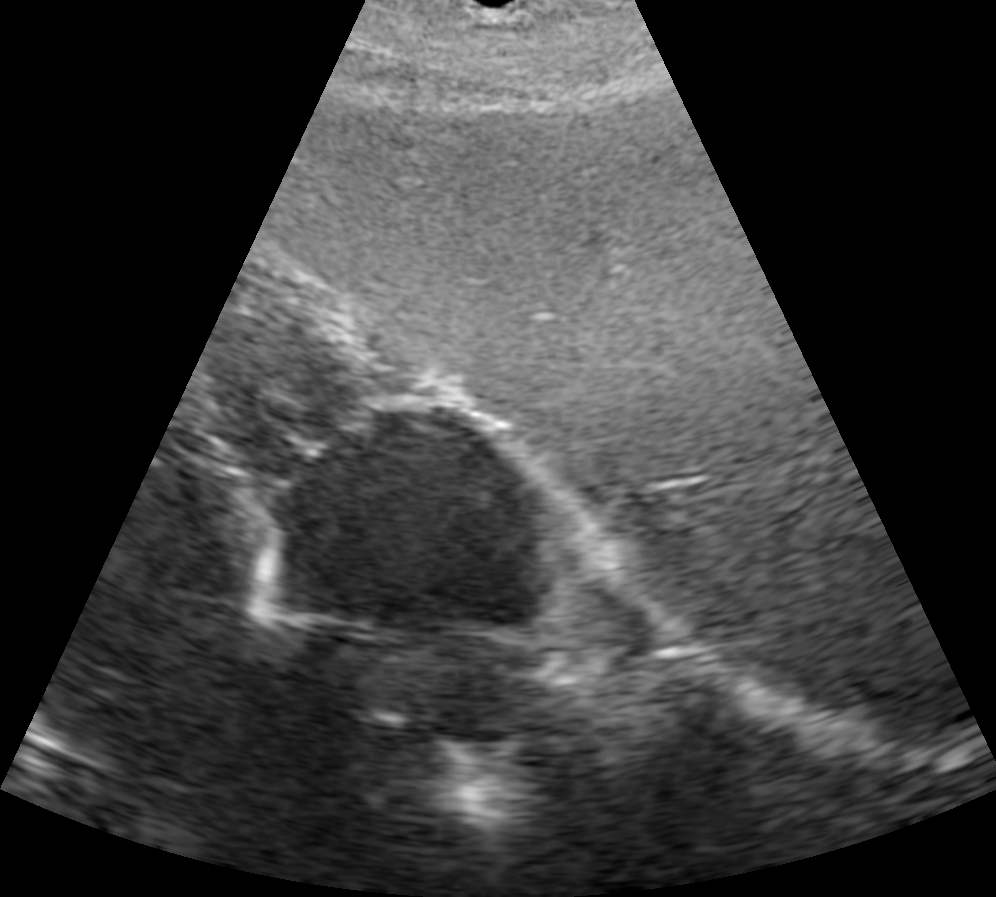
#> input picture examples/228.png, 996 x 897 px
$ python cluster.py
#> lines starting #> are read from the running program, lines starting #| are printed output that depends on the picture
#> further down, img is the input picture: shape (897, 996, 3); min 0, max 255, mean 56.8
### util.py
import matplotlib.pyplot as plt


def im_show(im1, im2, title):
    """
    Display two image in a figure

    :param im1: first image
    :param im2: second image
    :param title: Window name
    @author:Amit
    """
    fig, axes = plt.subplots(1, 2)
    axes[0].imshow(im1, cmap='gray')
    axes[1].imshow(im2, cmap='gray')
    fig.canvas.manager.set_window_title(title)
    fig.suptitle(title)
    plt.show()

### cluster.py
import cv2 as cv
import numpy as np
import util


def k_means_cluster(process, k, c_iter, show=False, chose=-1):
    """
    k means clustering algorithm

    :param process:  image to cluster
    :param k: number of clusters
    :param c_iter: number of iteration for the clustering algorithm
    :param show: True == show a figure with clustered image and original image
    :param chose: cluster to disable (will show as black)
    :return: clustered image
    @author:Amit
    """
#> called with k = 3, c_iter = 20, show = True, chose = -1
    Z = process.reshape((-1, 3))
    # convert to np.float32
    Z = np.float32(Z)
    # define criteria, number of clusters(K) and apply kmeans()
    criteria = (cv.TERM_CRITERIA_EPS + cv.TERM_CRITERIA_MAX_ITER, c_iter, 1.0)  # `( type, max_iter, epsilon )`
    ret, label, center = cv.kmeans(Z, k, None, criteria, c_iter, cv.KMEANS_RANDOM_CENTERS)
#> ret = 648966373.4; center = [[129.4, 129.4, 129.4], [55.82, 55.82, 55.82], [2.18, 2.18, 2.18]]
    labels = label.flatten()
    # Now convert back into uint8, and make original image
    center = np.uint8(center)
#> center = [[129, 129, 129], [55, 55, 55], [2, 2, 2]]
    res = center[label.flatten()]
    res2 = res.reshape((process.shape))
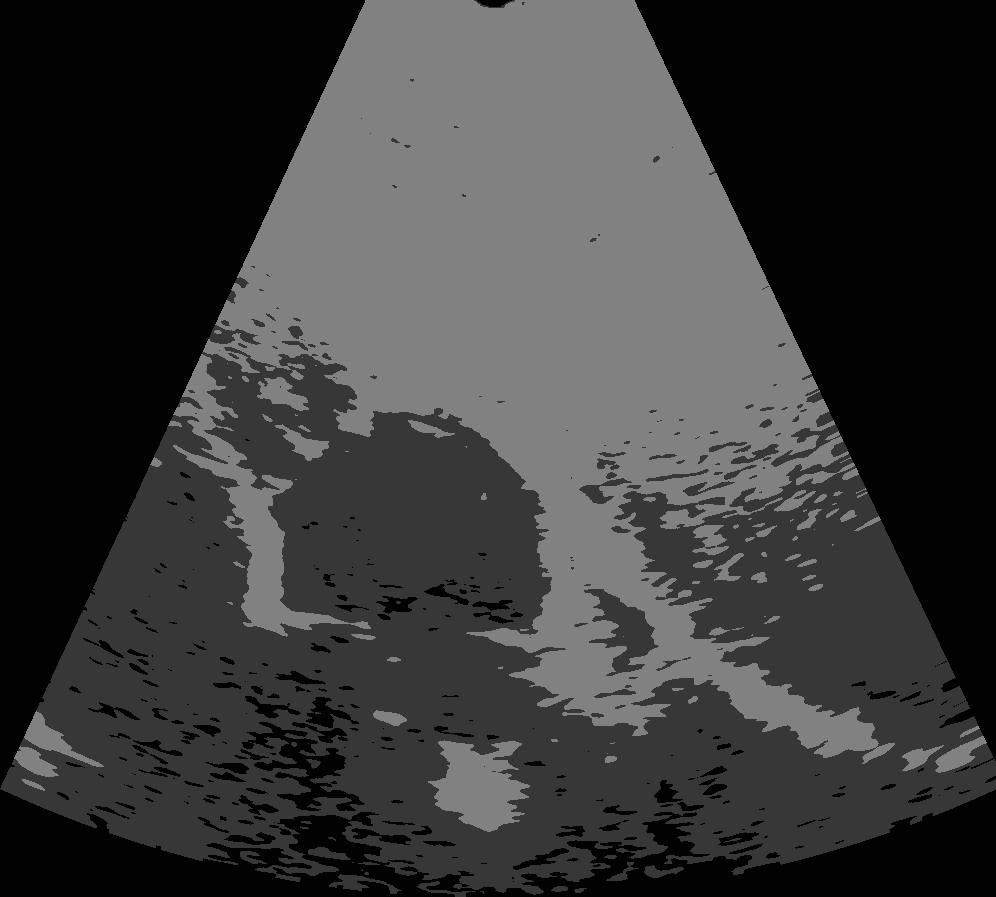
#> res2: shape (897, 996, 3); min 2, max 129, mean 56.3

    # disable only the cluster number 2 (turn the pixel into black)
    masked_image = np.copy(res2)
    # convert to the shape of a vector of pixel values
    masked_image = masked_image.reshape((-1, 3))
    # color (i.e cluster) to disable
    if chose != -1:
        masked_image[labels == chose] = [0, 0, 0]
    # convert back to original shape
    masked_image = masked_image.reshape(res2.shape)
    if show:
        util.im_show(process, masked_image, "k means cluster")
#> in im_show, `plt.show()`:
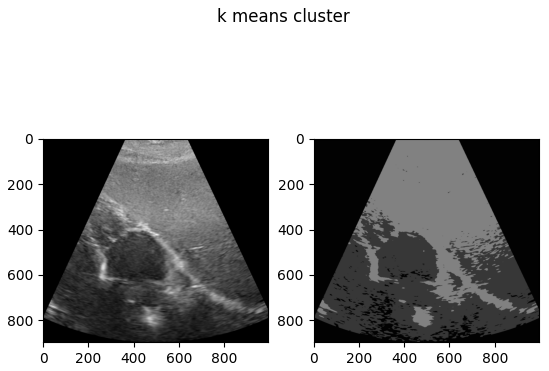
#> figure drawn by matplotlib, 2 panels
    return masked_image


if __name__ == "__main__":
    img = cv.imread('examples/228.png')
    k_means_cluster(img, 3, 20, show=True)

$ run again, with examples/336.png copied over examples/228.png
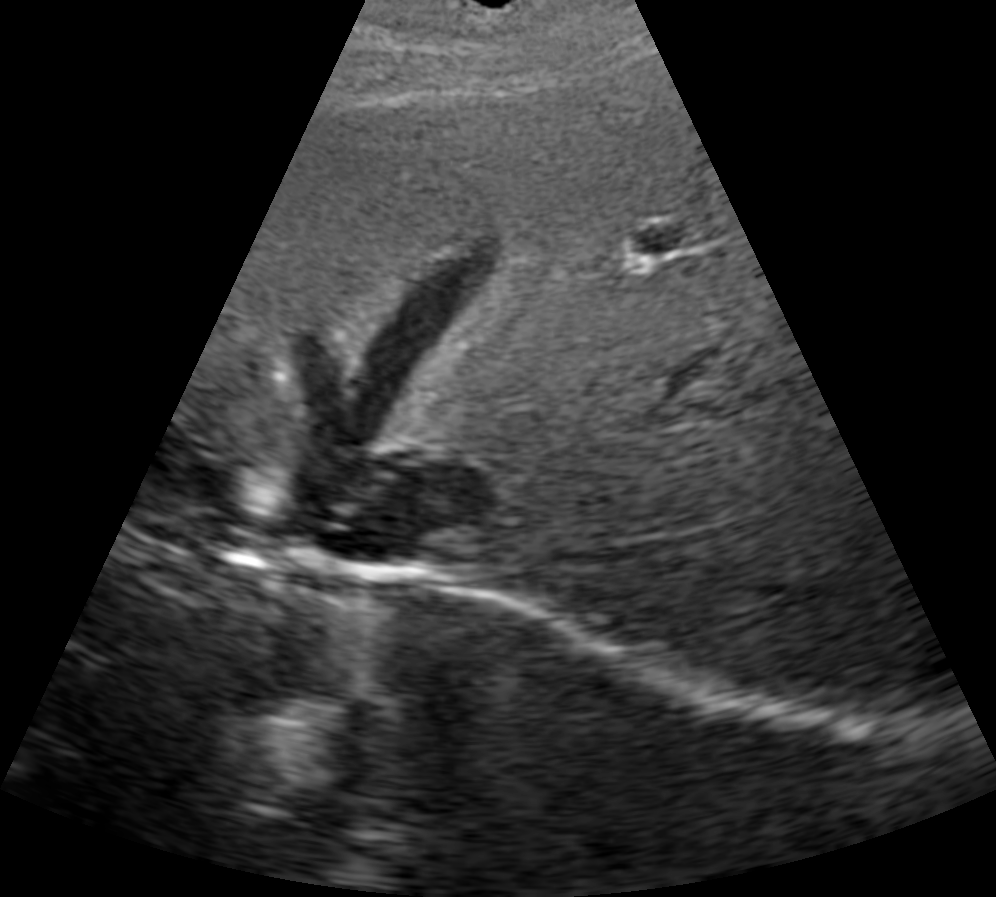
#> input picture examples/336.png, 996 x 897 px
#> img is the input picture: shape (897, 996, 3); min 0, max 255, mean 42.2
#> in k_means_cluster, `ret, label, center = cv.kmeans(Z, k, None, criteria, c_iter, cv.KMEANS..`: ret = 500810765.9; center = [[45.61, 45.61, 45.61], [101.4, 101.4, 101.4], [2.83, 2.83, 2.83]]
#> in k_means_cluster, `center = np.uint8(center)`: center = [[45, 45, 45], [101, 101, 101], [2, 2, 2]]
#> in k_means_cluster, `res2 = res.reshape((process.shape))`:
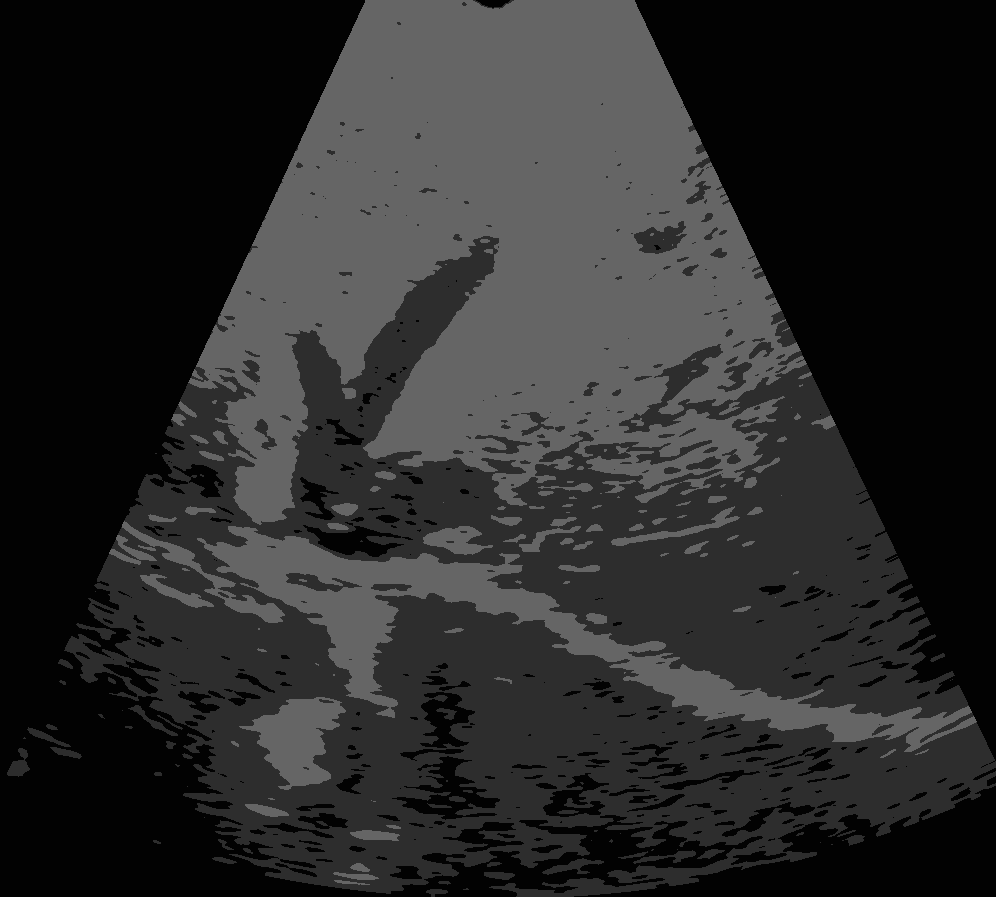
#> res2: shape (897, 996, 3); min 2, max 101, mean 41.5
#> in im_show, `plt.show()`:
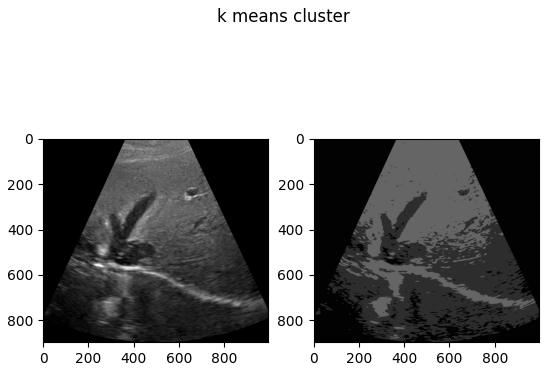
#> figure drawn by matplotlib, 2 panels
